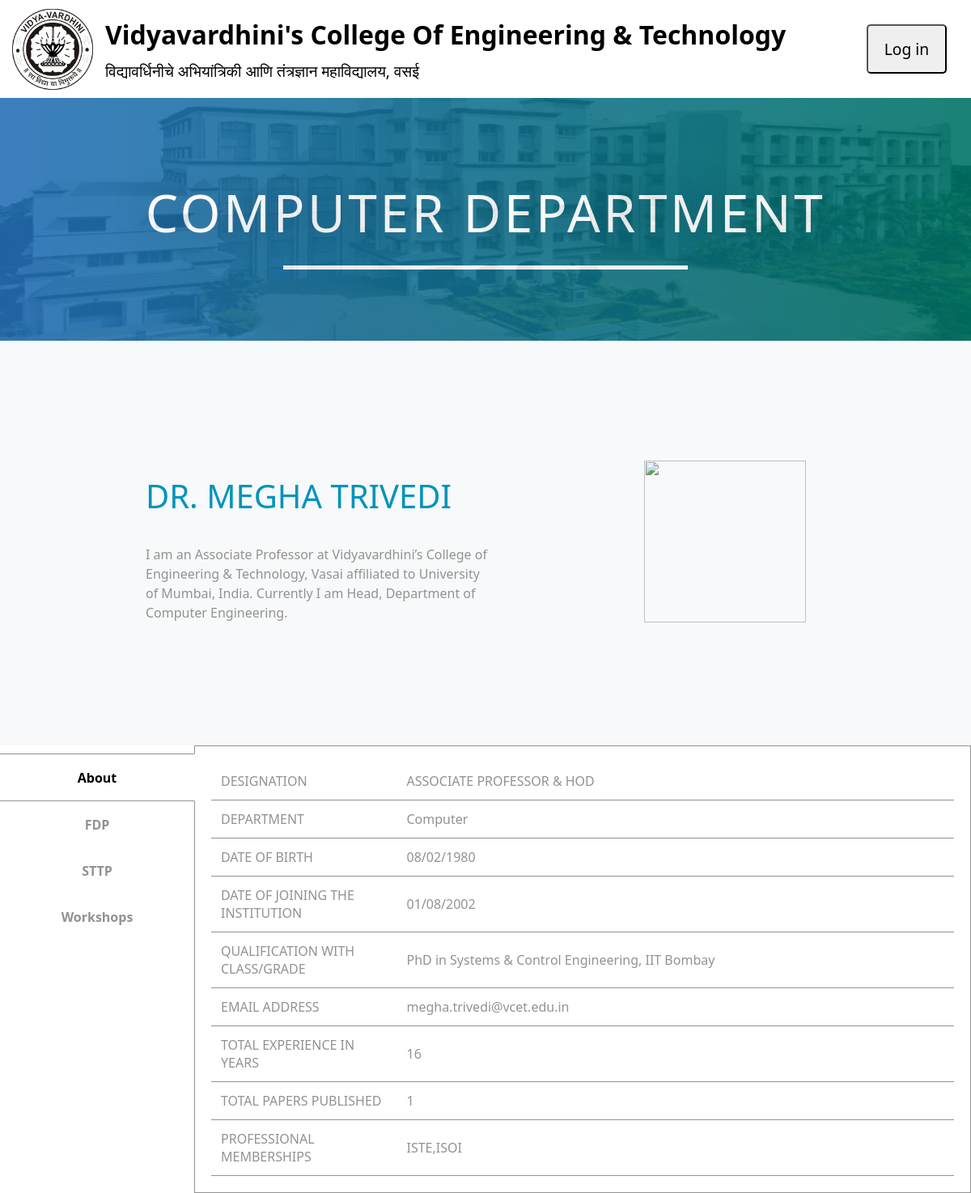
/pg2.php?ssn=2, run on the app's committed database.
### tables this page shows
CREATE TABLE `staff` (
  `ssn` int(10) NOT NULL,
  `S_name` varchar(40) NOT NULL,
  `S_post` text NOT NULL,
  `S_info` longtext NOT NULL,
  `date_of_birth` date NOT NULL,
  `date_of_joining_institute` date NOT NULL,
  `qualification_with_class/grade` text NOT NULL,
  `total_experience_in_years` int(11) NOT NULL,
  `papers_published` int(30) DEFAULT NULL,
  `books_published` int(10) DEFAULT NULL,
  `professional_memberships` text DEFAULT NULL,
  `awards` text DEFAULT NULL,
  `S_email` varchar(30) NOT NULL,
  `dept` varchar(40) NOT NULL,
  `password` varchar(255) NOT NULL,
  `photo` longblob NOT NULL
);

### pg2.php (the view, shortened to what this page needs)
<?php
    require_once('pdo.php');
    $ssn=$_GET['ssn']??NULL;
    $sql = "SELECT * FROM staff WHERE ssn= :ssn";
    $stmt = $pdo->prepare($sql);
    $stmt->execute(array(
            ':ssn' => $ssn)
        );
    $row = $stmt->fetch(PDO::FETCH_ASSOC);
    $ssn = $row['ssn'];
    $sname = $row['S_name'];
    $sinfo = $row['S_info'];
    $dept = $row['dept'];
?>
<!DOCTYPE html>
<html lang="en">
<head>
    <link rel="stylesheet" type="text/css" href="css/style.css">
</head>
<body>
    <header>
    <nav id="header">
			<div id="name">
            <div class="header_logo">
              <a href="https://www.vcet.edu.in/">
                <div id="logo-img"></div>
              </a>
            </div>
              <div class="header_name">
                <a href="https://www.vcet.edu.in/"><h1>Vidyavardhini's College Of Engineering & Technology</h1></a>
                <p>विद्यावर्धिनीचे अभियांत्रिकी आणि तंत्रज्ञान महाविद्यालय, वसई</p>
			  </div>
			</div>
			<div class="right_btn">
				<button id="login_page">Log in</button>
			</div>
		</nav>
      </header>
    <div class="img">
        <div class="overlay">
            <div class="heading">
                <div class="res"><h2><?= htmlentities($dept) ?> Department</h2></div>
                <div class="break"></div>
                <span id="line"></span>
            </div>
        </div>
    </div>
    <div class="staff">
        <div id="info_parent">
            <div id="staffinfo">
                <div id="staffname">
                    <h3><?= htmlentities($sname) ?></h3>
                </div>
            <div id="staffdes"><?= htmlentities($sinfo) ?> </div>
        </div>
            <div id="staffpic">
                <div><?php
                    echo '<img src="showimg.php?ssn='.htmlentities($ssn).'" width="200" height="200">';
                    ?>
                </div>
            </div>
        </div>
    </div>
    <div class="activity_info">
        <div id="col1">
            <ul class="list-hover-slide">
                <li data-tab-target="#about" class="btn active"><a>About</a></li>
                <li data-tab-target="#fdp" class="btn"><a>FDP</a></li>
                <li data-tab-target="#sttp" class="btn" ><a>STTP</a></li>
                <li data-tab-target="#workshop" class="btn" ><a>Workshops</a></li>
              </ul>
        </div>
        <div id="col2" >
            <div id="data">
            <?php include("data.php"); ?>
            </div>
        </div>
    </div>
</body>
</html>

### data.php (shortened to what this page needs)
<div style="padding: 20px;">
<table id="about" class="info show" style="margin-top: 0;">
  <?php
    $sql = "SELECT *,DATE_FORMAT(date_of_birth,'%d/%m/%Y') AS dob, DATE_FORMAT(date_of_joining_institute,'%d/%m/%Y') AS doji FROM `staff` WHERE ssn= :ssn";
    $stmt = $pdo->prepare($sql);
    $stmt->execute(array(
            ':ssn' => $ssn)
        );
    $row = $stmt->fetch(PDO::FETCH_ASSOC);
    $designation = $row['S_post'];
    $department = $row['dept'];
    $dob = $row['dob'];
    $doji = $row['doji'];
    $qualification = $row['qualification_with_class/grade'];
    $email = $row['S_email'];
    $experience = $row['total_experience_in_years'];
    $paper_published = $row['papers_published'];
    $memberships = $row['professional_memberships'];
    echo '<tr class="about_tr"><th class="about_th">designation</th><td class="about_td">'.htmlentities(strtoupper($designation)).'</td></tr>';
    echo '<tr class="about_tr"><th class="about_th">department</th><td class="about_td">'.htmlentities($department).'</td></tr>';
    echo '<tr class="about_tr"><th class="about_th">date of birth</th><td class="about_td">'.htmlentities($dob).'</td></tr>';
    echo '<tr class="about_tr"><th class="about_th">date of joining the institution</th><td class="about_td">'.htmlentities($doji).'</td></tr>';
    echo '<tr class="about_tr"><th class="about_th">qualification with class/grade</th><td class="about_td">'.htmlentities($qualification).'</td></tr>';
    echo '<tr class="about_tr"><th class="about_th">email address</th><td class="about_td">'.htmlentities($email).'</td></tr>';
    echo '<tr class="about_tr"><th class="about_th">total experience in years</th><td class="about_td">'.htmlentities($experience).'</td></tr>';
    if($paper_published){
      echo '<tr class="about_tr"><th class="about_th">total papers published</th><td class="about_td">'.htmlentities($paper_published).'</td></tr>';
    }
    if($memberships){
      echo '<tr class="about_tr"><th class="about_th">professional memberships</th><td class="about_td">'.htmlentities($memberships).'</td></tr>';
    }
?>
</table>
</div>

### css/style.css (style rules this page uses)
* { box-sizing: border-box; font-family: "Segoe UI", "Open Sans", sans-serif, serif; }
#header { display: flex; justify-content: space-between; align-items: center; }
#name { display: flex; }
#logo-img { background: url('../images/clg_logo.png'); background-repeat: no-repeat; background-size: 100px 100px; width: 100px; height: 100px; margin: 10px 15px 10px 15px; }
.header_name { padding-top: 20px; }
.header_name h1 { color: black; font-size: 2em; font-weight: bold; margin-top: 0; margin-bottom: 0; }
.header_name p { color: black; font-size: 1.2em; margin-top: 0; padding-top: 10px; }
.header_name a, .header_name a:focus { text-decoration: none; }
.right_btn { float: right !important; }
#login_page { margin: 30px; padding: 15px 20px; font-size: 1.2em; border-radius: 5px; }
h2 { margin: auto; color: #ffffff; font-size: 4em; font-weight: 400; text-transform: uppercase; font-style: normal; line-height: 1.7em; letter-spacing: 3.6px; text-shadow: 0px 0px 48px rgba(0,0,0,0.3); }
body { margin: 0; padding: 0; }
.img { background-image: url("../images/clg_pic.jpg"); background-position: center center; background-size: cover; height: 300px; width: 100%; }
.overlay { background-color: transparent; background-image: linear-gradient(90deg, #2470b7 0%, #007367 100%); opacity: 0.89; transition: background 0.3s, border-radius 0.3s, opacity 0.3s; height: 100%; width: 100%; }
.heading { height: 100%; width: 100%; display: flex; flex-wrap: wrap; align-content: center; }
#line { border-top: 5px solid white; width: 60%; margin: auto; animation-duration: 1s; animation-name: zoom; }
.break { flex-basis: 100%; height: 10px; }
.res { text-align: center; margin: auto; animation-duration: 1s; animation-name: zoom; }
.staff { background-color: rgb(241 243 245 / 0.5); }
#info_parent { display: flex; align-items: center; min-height: 500px; margin: 0 auto; max-width: 1000px; }
#staffinfo { width: 70%; padding: 5em; }
#staffname h3 { color: #0093bc; font-size: 40px; font-weight: 400; text-transform: uppercase; padding: 0; line-height: 1; }
#staffdes { margin-bottom: 20px; color: #929292; font-size: 16px; line-height: 1.5; }
#staffpic { width: 50%; text-align: center; padding: 40px 20px; }
.activity_info { display: flex; align-items: stretch; min-height: 300px; width: 100%; color: #929292; }
#col1 { width: 20%; height: 100%; }
#col2 { width: 80%; border:1px solid #929292; min-height: 500px; }
#data { height: 100%; width: 100%; }
ul { list-style: none; padding: 0; margin-top: 10px; }
li a { font-weight: 700; padding: 1.1em 0; color: #929292; text-align: center; text-decoration: none; }
.list-hover-slide li { position: relative; overflow: hidden; }
.list-hover-slide a { display: block; position: relative; transition: 0.35s ease color; }
.list-hover-slide a:before { content: ""; display: block; position: absolute; z-index: -1; left: -100%; top: 0; width: 100%; height: 100%; background: rgba(72, 174, 229, 0.7); transition: 0.35s ease left; }
.active a { color: black !important; }
.active { content: ""; display: block; position: absolute; left: 0; top: 0; width: 100%; height: 100%; border-right: solid 1px #fff; border-bottom: solid 1px #929292; border-top: solid 1px #929292; box-sizing: content-box; background: #fff; transition: 0.35s ease left; }
@media (min-width: 768px) { #line { width: 500px; } }

### data.php (style rules this page uses)
.info { font-family: "Trebuchet MS", Arial, Helvetica, sans-serif; border-collapse: collapse; width: 100%; margin-top: 0px; display: none; }
.info.show { display: table; margin-top: -40px; }
.about_tr { border-bottom: 1px solid #929292; }
.about_th, .about_td { padding: 12px; }
.about_th { width: 25%; text-transform: uppercase; text-align: left; font-weight: normal; }

### data on the page
staff: dept "COMPUTER", S_name "DR. MEGHA TRIVEDI", S_info "I am an Associate Professor at Vidyavardhini’s College of Engineering & Technology, Vasai affiliated to University of Mumbai, India. Currently I am Head, Department of Computer Engineering.", S_post "ASSOCIATE PROFESSOR & HOD", dept "Computer", value "PhD in Systems & Control Engineering, IIT Bombay", S_email "megha.trivedi@vcet.edu.in", total_experience_in_years "16", papers_published "1", professional_memberships "ISTE,ISOI"

### other printed values
$dob "08/02/1980"
$doji "01/08/2002"
